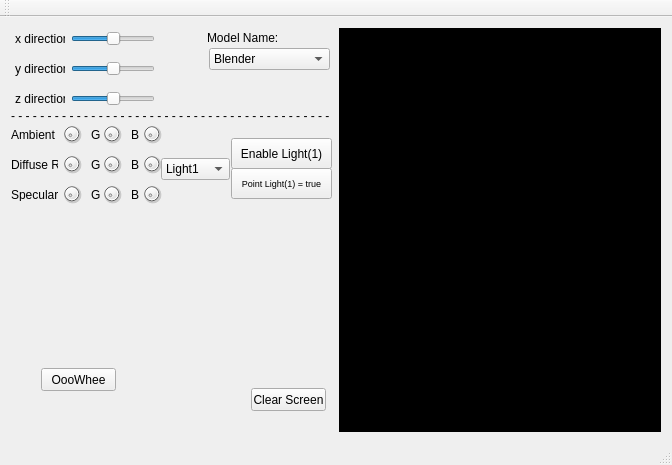
<?xml version="1.0" encoding="UTF-8"?>
<ui version="4.0">
 <class>MyOwnQtPracticeClass</class>
 <widget class="QMainWindow" name="MyOwnQtPracticeClass">
  <property name="geometry">
   <rect>
    <x>0</x>
    <y>0</y>
    <width>672</width>
    <height>465</height>
   </rect>
  </property>
  <property name="windowTitle">
   <string>MyOwnQtPractice</string>
  </property>
  <widget class="QWidget" name="centralWidget">
   <layout class="QGridLayout" name="gridLayout">
    <item row="0" column="1">
     <widget class="QViewport" name="viewport" native="true">
      <property name="styleSheet">
       <string notr="true">background-color: rgb(0,0,0);</string>
      </property>
     </widget>
    </item>
    <item row="0" column="0">
     <widget class="QWidget" name="widget" native="true">
      <widget class="QWidget" name="layoutWidget">
       <property name="geometry">
        <rect>
         <x>50</x>
         <y>10</y>
         <width>142</width>
         <height>24</height>
        </rect>
       </property>
       <layout class="QHBoxLayout" name="horizontalLayout"/>
      </widget>
      <widget class="QPushButton" name="OooWhee">
       <property name="geometry">
        <rect>
         <x>30</x>
         <y>340</y>
         <width>75</width>
         <height>23</height>
        </rect>
       </property>
       <property name="text">
        <string>OooWhee</string>
       </property>
      </widget>
      <widget class="QLabel" name="label_2">
       <property name="geometry">
        <rect>
         <x>4</x>
         <y>30</y>
         <width>50</width>
         <height>22</height>
        </rect>
       </property>
       <property name="text">
        <string>y direction</string>
       </property>
      </widget>
      <widget class="QSlider" name="ySlider">
       <property name="geometry">
        <rect>
         <x>60</x>
         <y>30</y>
         <width>84</width>
         <height>22</height>
        </rect>
       </property>
       <property name="minimum">
        <number>-300</number>
       </property>
       <property name="maximum">
        <number>300</number>
       </property>
       <property name="value">
        <number>0</number>
       </property>
       <property name="orientation">
        <enum>Qt::Horizontal</enum>
       </property>
      </widget>
      <widget class="QLabel" name="label_3">
       <property name="geometry">
        <rect>
         <x>4</x>
         <y>60</y>
         <width>50</width>
         <height>22</height>
        </rect>
       </property>
       <property name="text">
        <string>z direction</string>
       </property>
      </widget>
      <widget class="QSlider" name="zSlider">
       <property name="geometry">
        <rect>
         <x>60</x>
         <y>60</y>
         <width>84</width>
         <height>22</height>
        </rect>
       </property>
       <property name="minimum">
        <number>-300</number>
       </property>
       <property name="maximum">
        <number>300</number>
       </property>
       <property name="value">
        <number>0</number>
       </property>
       <property name="orientation">
        <enum>Qt::Horizontal</enum>
       </property>
      </widget>
      <widget class="QPushButton" name="ClearButton">
       <property name="geometry">
        <rect>
         <x>240</x>
         <y>360</y>
         <width>75</width>
         <height>23</height>
        </rect>
       </property>
       <property name="text">
        <string>Clear Screen</string>
       </property>
      </widget>
      <widget class="QLabel" name="ModelLabel">
       <property name="geometry">
        <rect>
         <x>196</x>
         <y>0</y>
         <width>131</width>
         <height>20</height>
        </rect>
       </property>
       <property name="text">
        <string>Model Name: </string>
       </property>
      </widget>
      <widget class="QSlider" name="xSlider">
       <property name="geometry">
        <rect>
         <x>60</x>
         <y>0</y>
         <width>84</width>
         <height>22</height>
        </rect>
       </property>
       <property name="minimum">
        <number>-300</number>
       </property>
       <property name="maximum">
        <number>300</number>
       </property>
       <property name="value">
        <number>0</number>
       </property>
       <property name="orientation">
        <enum>Qt::Horizontal</enum>
       </property>
      </widget>
      <widget class="QLabel" name="label">
       <property name="geometry">
        <rect>
         <x>4</x>
         <y>0</y>
         <width>50</width>
         <height>22</height>
        </rect>
       </property>
       <property name="text">
        <string>x direction</string>
       </property>
      </widget>
      <widget class="QComboBox" name="ModelPicker">
       <property name="geometry">
        <rect>
         <x>198</x>
         <y>20</y>
         <width>121</width>
         <height>22</height>
        </rect>
       </property>
       <property name="currentText">
        <string>Blender</string>
       </property>
       <item>
        <property name="text">
         <string>Blender</string>
        </property>
       </item>
       <item>
        <property name="text">
         <string>Cup</string>
        </property>
       </item>
       <item>
        <property name="text">
         <string>Cyph</string>
        </property>
       </item>
       <item>
        <property name="text">
         <string>Huble</string>
        </property>
       </item>
       <item>
        <property name="text">
         <string>Planet Camera</string>
        </property>
       </item>
       <item>
        <property name="text">
         <string>Shovel</string>
        </property>
       </item>
       <item>
        <property name="text">
         <string>Shuttle</string>
        </property>
       </item>
       <item>
        <property name="text">
         <string>Spoon</string>
        </property>
       </item>
       <item>
        <property name="text">
         <string>Wrench</string>
        </property>
       </item>
       <item>
        <property name="text">
         <string>Zepplin</string>
        </property>
       </item>
      </widget>
      <widget class="QLabel" name="label_4">
       <property name="geometry">
        <rect>
         <x>0</x>
         <y>80</y>
         <width>321</width>
         <height>16</height>
        </rect>
       </property>
       <property name="text">
        <string>- - - - - - - - - - - - - - - - - - - - - - - - - - - - - - - - - - - - - - - - - - - - - -</string>
       </property>
      </widget>
      <widget class="QLabel" name="label_5">
       <property name="geometry">
        <rect>
         <x>0</x>
         <y>100</y>
         <width>47</width>
         <height>13</height>
        </rect>
       </property>
       <property name="text">
        <string>Ambient R</string>
       </property>
      </widget>
      <widget class="QDial" name="AmbR">
       <property name="geometry">
        <rect>
         <x>50</x>
         <y>90</y>
         <width>21</width>
         <height>31</height>
        </rect>
       </property>
      </widget>
      <widget class="QLabel" name="label_6">
       <property name="geometry">
        <rect>
         <x>80</x>
         <y>100</y>
         <width>47</width>
         <height>13</height>
        </rect>
       </property>
       <property name="text">
        <string>G</string>
       </property>
      </widget>
      <widget class="QDial" name="AmbG">
       <property name="geometry">
        <rect>
         <x>90</x>
         <y>90</y>
         <width>21</width>
         <height>31</height>
        </rect>
       </property>
      </widget>
      <widget class="QDial" name="AmbB">
       <property name="geometry">
        <rect>
         <x>130</x>
         <y>90</y>
         <width>21</width>
         <height>31</height>
        </rect>
       </property>
      </widget>
      <widget class="QLabel" name="label_7">
       <property name="geometry">
        <rect>
         <x>120</x>
         <y>100</y>
         <width>47</width>
         <height>13</height>
        </rect>
       </property>
       <property name="text">
        <string>B        </string>
       </property>
      </widget>
      <widget class="QLabel" name="label_8">
       <property name="geometry">
        <rect>
         <x>0</x>
         <y>160</y>
         <width>47</width>
         <height>13</height>
        </rect>
       </property>
       <property name="text">
        <string>Specular R</string>
       </property>
      </widget>
      <widget class="QDial" name="SpecR">
       <property name="geometry">
        <rect>
         <x>50</x>
         <y>150</y>
         <width>21</width>
         <height>31</height>
        </rect>
       </property>
      </widget>
      <widget class="QLabel" name="label_9">
       <property name="geometry">
        <rect>
         <x>80</x>
         <y>160</y>
         <width>47</width>
         <height>13</height>
        </rect>
       </property>
       <property name="text">
        <string>G</string>
       </property>
      </widget>
      <widget class="QDial" name="SpecG">
       <property name="geometry">
        <rect>
         <x>90</x>
         <y>150</y>
         <width>21</width>
         <height>31</height>
        </rect>
       </property>
      </widget>
      <widget class="QLabel" name="label_10">
       <property name="geometry">
        <rect>
         <x>120</x>
         <y>160</y>
         <width>47</width>
         <height>13</height>
        </rect>
       </property>
       <property name="text">
        <string>B        </string>
       </property>
      </widget>
      <widget class="QDial" name="SpecB">
       <property name="geometry">
        <rect>
         <x>130</x>
         <y>150</y>
         <width>21</width>
         <height>31</height>
        </rect>
       </property>
      </widget>
      <widget class="QLabel" name="label_11">
       <property name="geometry">
        <rect>
         <x>80</x>
         <y>130</y>
         <width>47</width>
         <height>13</height>
        </rect>
       </property>
       <property name="text">
        <string>G</string>
       </property>
      </widget>
      <widget class="QLabel" name="label_12">
       <property name="geometry">
        <rect>
         <x>120</x>
         <y>130</y>
         <width>47</width>
         <height>13</height>
        </rect>
       </property>
       <property name="text">
        <string>B        </string>
       </property>
      </widget>
      <widget class="QDial" name="DiffB">
       <property name="geometry">
        <rect>
         <x>130</x>
         <y>120</y>
         <width>21</width>
         <height>31</height>
        </rect>
       </property>
      </widget>
      <widget class="QDial" name="DiffR">
       <property name="geometry">
        <rect>
         <x>50</x>
         <y>120</y>
         <width>21</width>
         <height>31</height>
        </rect>
       </property>
      </widget>
      <widget class="QDial" name="DiffG">
       <property name="geometry">
        <rect>
         <x>90</x>
         <y>120</y>
         <width>21</width>
         <height>31</height>
        </rect>
       </property>
      </widget>
      <widget class="QLabel" name="label_13">
       <property name="geometry">
        <rect>
         <x>0</x>
         <y>130</y>
         <width>47</width>
         <height>13</height>
        </rect>
       </property>
       <property name="text">
        <string>Diffuse R</string>
       </property>
      </widget>
      <widget class="QPushButton" name="LightDistanceButton">
       <property name="geometry">
        <rect>
         <x>220</x>
         <y>140</y>
         <width>101</width>
         <height>31</height>
        </rect>
       </property>
       <property name="font">
        <font>
         <pointsize>7</pointsize>
        </font>
       </property>
       <property name="text">
        <string>Point Light(1) = true</string>
       </property>
      </widget>
      <widget class="QComboBox" name="LightPicker">
       <property name="geometry">
        <rect>
         <x>150</x>
         <y>130</y>
         <width>69</width>
         <height>22</height>
        </rect>
       </property>
       <item>
        <property name="text">
         <string>Light1</string>
        </property>
       </item>
       <item>
        <property name="text">
         <string>Light2</string>
        </property>
       </item>
       <item>
        <property name="text">
         <string>Light3</string>
        </property>
       </item>
      </widget>
      <widget class="QPushButton" name="EnableLightButton">
       <property name="geometry">
        <rect>
         <x>220</x>
         <y>110</y>
         <width>101</width>
         <height>31</height>
        </rect>
       </property>
       <property name="text">
        <string>Enable Light(1)</string>
       </property>
      </widget>
      <zorder>layoutWidget</zorder>
      <zorder>OooWhee</zorder>
      <zorder>label_2</zorder>
      <zorder>ySlider</zorder>
      <zorder>label_3</zorder>
      <zorder>zSlider</zorder>
      <zorder>ClearButton</zorder>
      <zorder>ModelLabel</zorder>
      <zorder>xSlider</zorder>
      <zorder>label</zorder>
      <zorder>ModelPicker</zorder>
      <zorder>label_4</zorder>
      <zorder>label_5</zorder>
      <zorder>AmbR</zorder>
      <zorder>label_6</zorder>
      <zorder>AmbG</zorder>
      <zorder>label_7</zorder>
      <zorder>AmbB</zorder>
      <zorder>label_8</zorder>
      <zorder>SpecR</zorder>
      <zorder>label_9</zorder>
      <zorder>SpecG</zorder>
      <zorder>label_10</zorder>
      <zorder>SpecB</zorder>
      <zorder>label_11</zorder>
      <zorder>label_12</zorder>
      <zorder>DiffB</zorder>
      <zorder>DiffR</zorder>
      <zorder>DiffG</zorder>
      <zorder>label_13</zorder>
      <zorder>LightDistanceButton</zorder>
      <zorder>LightPicker</zorder>
      <zorder>EnableLightButton</zorder>
     </widget>
    </item>
   </layout>
  </widget>
  <widget class="QMenuBar" name="menuBar">
   <property name="geometry">
    <rect>
     <x>0</x>
     <y>0</y>
     <width>672</width>
     <height>21</height>
    </rect>
   </property>
  </widget>
  <widget class="QToolBar" name="mainToolBar">
   <attribute name="toolBarArea">
    <enum>TopToolBarArea</enum>
   </attribute>
   <attribute name="toolBarBreak">
    <bool>false</bool>
   </attribute>
  </widget>
  <widget class="QStatusBar" name="statusBar"/>
 </widget>
 <layoutdefault spacing="6" margin="11"/>
 <customwidgets>
  <customwidget>
   <class>QViewport</class>
   <extends>QWidget</extends>
   <header>QViewport.h</header>
   <container>1</container>
  </customwidget>
 </customwidgets>
 <resources>
  <include location="MyOwnQtPractice.qrc"/>
 </resources>
 <connections>
  <connection>
   <sender>xSlider</sender>
   <signal>valueChanged(int)</signal>
   <receiver>MyOwnQtPracticeClass</receiver>
   <slot>xChangeLevel(int)</slot>
   <hints>
    <hint type="sourcelabel">
     <x>157</x>
     <y>63</y>
    </hint>
    <hint type="destinationlabel">
     <x>359</x>
     <y>232</y>
    </hint>
   </hints>
  </connection>
  <connection>
   <sender>OooWhee</sender>
   <signal>pressed()</signal>
   <receiver>MyOwnQtPracticeClass</receiver>
   <slot>generateMeshFromFile()</slot>
   <hints>
    <hint type="sourcelabel">
     <x>76</x>
     <y>393</y>
    </hint>
    <hint type="destinationlabel">
     <x>359</x>
     <y>232</y>
    </hint>
   </hints>
  </connection>
  <connection>
   <sender>ySlider</sender>
   <signal>valueChanged(int)</signal>
   <receiver>MyOwnQtPracticeClass</receiver>
   <slot>yChangeLevel(int)</slot>
   <hints>
    <hint type="sourcelabel">
     <x>156</x>
     <y>92</y>
    </hint>
    <hint type="destinationlabel">
     <x>359</x>
     <y>232</y>
    </hint>
   </hints>
  </connection>
  <connection>
   <sender>zSlider</sender>
   <signal>valueChanged(int)</signal>
   <receiver>MyOwnQtPracticeClass</receiver>
   <slot>zChangeLevel(int)</slot>
   <hints>
    <hint type="sourcelabel">
     <x>160</x>
     <y>122</y>
    </hint>
    <hint type="destinationlabel">
     <x>359</x>
     <y>232</y>
    </hint>
   </hints>
  </connection>
  <connection>
   <sender>ClearButton</sender>
   <signal>pressed()</signal>
   <receiver>MyOwnQtPracticeClass</receiver>
   <slot>clear()</slot>
   <hints>
    <hint type="sourcelabel">
     <x>286</x>
     <y>413</y>
    </hint>
    <hint type="destinationlabel">
     <x>338</x>
     <y>232</y>
    </hint>
   </hints>
  </connection>
  <connection>
   <sender>ModelPicker</sender>
   <signal>activated(QString)</signal>
   <receiver>MyOwnQtPracticeClass</receiver>
   <slot>generateMeshFromFile(QString)</slot>
   <hints>
    <hint type="sourcelabel">
     <x>267</x>
     <y>72</y>
    </hint>
    <hint type="destinationlabel">
     <x>338</x>
     <y>232</y>
    </hint>
   </hints>
  </connection>
  <connection>
   <sender>AmbR</sender>
   <signal>valueChanged(int)</signal>
   <receiver>MyOwnQtPracticeClass</receiver>
   <slot>updateAmbient(int)</slot>
   <hints>
    <hint type="sourcelabel">
     <x>69</x>
     <y>147</y>
    </hint>
    <hint type="destinationlabel">
     <x>338</x>
     <y>232</y>
    </hint>
   </hints>
  </connection>
  <connection>
   <sender>AmbG</sender>
   <signal>valueChanged(int)</signal>
   <receiver>MyOwnQtPracticeClass</receiver>
   <slot>updateAmbient(int)</slot>
   <hints>
    <hint type="sourcelabel">
     <x>109</x>
     <y>147</y>
    </hint>
    <hint type="destinationlabel">
     <x>338</x>
     <y>232</y>
    </hint>
   </hints>
  </connection>
  <connection>
   <sender>AmbB</sender>
   <signal>valueChanged(int)</signal>
   <receiver>MyOwnQtPracticeClass</receiver>
   <slot>updateAmbient(int)</slot>
   <hints>
    <hint type="sourcelabel">
     <x>149</x>
     <y>147</y>
    </hint>
    <hint type="destinationlabel">
     <x>338</x>
     <y>232</y>
    </hint>
   </hints>
  </connection>
  <connection>
   <sender>SpecR</sender>
   <signal>valueChanged(int)</signal>
   <receiver>MyOwnQtPracticeClass</receiver>
   <slot>updateSpecular(int)</slot>
   <hints>
    <hint type="sourcelabel">
     <x>69</x>
     <y>167</y>
    </hint>
    <hint type="destinationlabel">
     <x>338</x>
     <y>232</y>
    </hint>
   </hints>
  </connection>
  <connection>
   <sender>SpecG</sender>
   <signal>valueChanged(int)</signal>
   <receiver>MyOwnQtPracticeClass</receiver>
   <slot>updateSpecular(int)</slot>
   <hints>
    <hint type="sourcelabel">
     <x>109</x>
     <y>167</y>
    </hint>
    <hint type="destinationlabel">
     <x>338</x>
     <y>232</y>
    </hint>
   </hints>
  </connection>
  <connection>
   <sender>SpecB</sender>
   <signal>valueChanged(int)</signal>
   <receiver>MyOwnQtPracticeClass</receiver>
   <slot>updateSpecular(int)</slot>
   <hints>
    <hint type="sourcelabel">
     <x>149</x>
     <y>167</y>
    </hint>
    <hint type="destinationlabel">
     <x>338</x>
     <y>232</y>
    </hint>
   </hints>
  </connection>
  <connection>
   <sender>DiffR</sender>
   <signal>valueChanged(int)</signal>
   <receiver>MyOwnQtPracticeClass</receiver>
   <slot>updateDiffuse(int)</slot>
   <hints>
    <hint type="sourcelabel">
     <x>69</x>
     <y>177</y>
    </hint>
    <hint type="destinationlabel">
     <x>338</x>
     <y>232</y>
    </hint>
   </hints>
  </connection>
  <connection>
   <sender>DiffG</sender>
   <signal>valueChanged(int)</signal>
   <receiver>MyOwnQtPracticeClass</receiver>
   <slot>updateDiffuse(int)</slot>
   <hints>
    <hint type="sourcelabel">
     <x>109</x>
     <y>177</y>
    </hint>
    <hint type="destinationlabel">
     <x>338</x>
     <y>232</y>
    </hint>
   </hints>
  </connection>
  <connection>
   <sender>DiffB</sender>
   <signal>valueChanged(int)</signal>
   <receiver>MyOwnQtPracticeClass</receiver>
   <slot>updateDiffuse(int)</slot>
   <hints>
    <hint type="sourcelabel">
     <x>149</x>
     <y>177</y>
    </hint>
    <hint type="destinationlabel">
     <x>338</x>
     <y>232</y>
    </hint>
   </hints>
  </connection>
  <connection>
   <sender>LightDistanceButton</sender>
   <signal>pressed()</signal>
   <receiver>MyOwnQtPracticeClass</receiver>
   <slot>toggleLightDistance()</slot>
   <hints>
    <hint type="sourcelabel">
     <x>249</x>
     <y>172</y>
    </hint>
    <hint type="destinationlabel">
     <x>335</x>
     <y>232</y>
    </hint>
   </hints>
  </connection>
  <connection>
   <sender>EnableLightButton</sender>
   <signal>pressed()</signal>
   <receiver>MyOwnQtPracticeClass</receiver>
   <slot>toggleEnableLight()</slot>
   <hints>
    <hint type="sourcelabel">
     <x>279</x>
     <y>167</y>
    </hint>
    <hint type="destinationlabel">
     <x>335</x>
     <y>232</y>
    </hint>
   </hints>
  </connection>
  <connection>
   <sender>LightPicker</sender>
   <signal>activated(QString)</signal>
   <receiver>MyOwnQtPracticeClass</receiver>
   <slot>selectLight(QString)</slot>
   <hints>
    <hint type="sourcelabel">
     <x>193</x>
     <y>182</y>
    </hint>
    <hint type="destinationlabel">
     <x>335</x>
     <y>232</y>
    </hint>
   </hints>
  </connection>
 </connections>
 <slots>
  <slot>xChangeLevel(int)</slot>
  <slot>generateMeshFromFile()</slot>
  <slot>yChangeLevel(int)</slot>
  <slot>zChangeLevel(int)</slot>
  <slot>clear()</slot>
  <slot>generateMeshFromFile(QString)</slot>
  <slot>updateAmbient(int)</slot>
  <slot>updateSpecular(int)</slot>
  <slot>updateDiffuse(int)</slot>
  <slot>toggleLightDistance()</slot>
  <slot>toggleEnableLight()</slot>
  <slot>selectLight(QString)</slot>
 </slots>
</ui>
